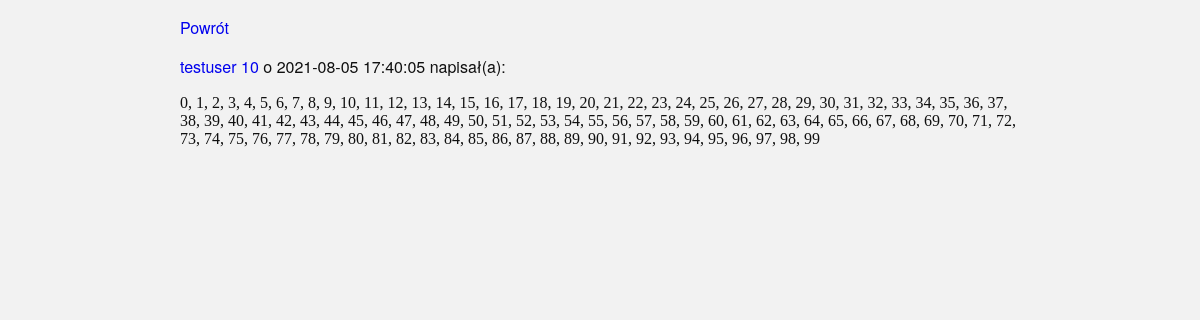
The page /entry/11 on the database its author committed.
### tables this page shows
CREATE TABLE user
        (id INTEGER NOT NULL PRIMARY KEY AUTOINCREMENT,
        name TEXT NOT NULL UNIQUE CHECK(length(name) > 1 AND length(name) < 16));

CREATE TABLE entry
        (id INTEGER NOT NULL PRIMARY KEY AUTOINCREMENT,
        entry TEXT NOT NULL CHECK(length(entry) > 1 AND length(entry) < 1000),
        user INTEGER NOT NULL,
        date TEXT NOT NULL CHECK (length(date) < 30),
        FOREIGN KEY(user) REFERENCES user(id));

### guest_book/routes.py (the view)
@app.route('/entry/<entry_id>')
def full_entry(entry_id):
    try:
        entry_id = int(entry_id)
    except ValueError:
        abort(404)
    with DB_access() as db:
        entry = list(db.get_entries(nr = entry_id))
        if entry:
            entry = entry[0]
            status_code = 200
            return render_template('entry.html',
                title = app.config["TITLE"],
                user = entry.user,
                date = entry.date,
                quantity = app.config["ENTRIES"],
                text = entry.text), status_code
        else:
            abort(404)

### guest_book/db_access.py (called while the page is built)
    @staticmethod
    def __enter__():
        location = file_location(__file__)
        db_location = location + '/' + app.config['DB']
        DB_access.cursor = sql.connect(db_location)
        return DB_access

    @staticmethod
    def get_entries(nr = None, user = None,
        query = None, quantity = None, offset = None):
        cmd = f'SELECT entry.id, entry.entry, user.name, entry.date FROM entry LEFT JOIN user ON entry.user = user.id '
        if nr:
            cmd += f'WHERE entry.id = {nr} '
        elif user:
            cmd += f'WHERE user.name LIKE "%{user}%" '
        elif query:
            cmd += f'WHERE entry.entry LIKE "%{query}%" '
        cmd += 'ORDER BY date DESC '
        if quantity:
             cmd += f'LIMIT {quantity} '
        if offset and offset < DB_access.check_entries(user):
            cmd += f'OFFSET {offset} '
        cmd += ';'
        source = DB_access.cursor.execute(cmd)
        for s in source:
            entry = Entry(s)
            yield entry

    @staticmethod
    def __exit__(exc_type, exc_value, exc_traceback):
        DB_access.cursor.close()

### guest_book/dry.py (called while the page is built)
def file_location(path):
    cut_point = path.rindex('/')
    location = path[:cut_point]
    return location

### guest_book/templates/entry.html (shortened to what this page needs)
<!DOCTYPE html>
<html>
  <head>
    <link rel= "stylesheet" type= "text/css"
    href= "{{ url_for('static',filename='/style.css') }}">
  </head>
  <body>
    <p><a href = "{{ url_for('index') }}"> Powrót </a></p>
    <div><a href = "{{ url_for('user', name = user, quantity = quantity) }}"> {{ user }}</a>  o {{ date }} napisał(a): </div>
    <p class = "entry"> {{ text }} </p>
  </body>
</html>

### guest_book/static/style.css (style rules this page uses)
body { margin: 0; padding: 0; font-family: "Ubuntu Condensed", "Helvetica Neue", Helvetica, Arial, sans-serif; color: #101010; background: #f2f2f2; margin-left: 15%; margin-right: 15%; }
a:link { color: 1f7a1f; background-color: transparent; text-decoration: none; }
.entry { text-align: left; font-family: "Ubuntu Thin"; }

### rows shown on the page
user: name "testuser 10"
entry: entry "0, 1, 2, 3, 4, 5, 6, 7, 8, 9, 10, 11, 12, 13, 14, 15, 16, 17, 18, 19, 20, 21, 22, 23, 24, 25, 26, 27, 28, 29, 30, 31, 32, 33, 34, 35, 36, 37, 38, 39, 40, 41, 42, 43, 44, 45, 46, 47, 48, 49, 50, 51, 52, 53, 54, 55, 56, 57, 58, 59, 60, 61, 62, 63, 64, 65, 66, 67, 68, 69, 70, 71, 72, 73, 74, 75, 76, 77, 78, 79, 80, 81, 82, 83, 84, 85, 86, 87, 88, 89, 90, 91, 92, 93, 94, 95, 96, 97, 98, 99"

### other values the page prints
{{ date }} "2021-08-05 17:40:05"
